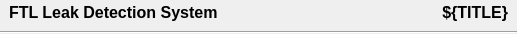
<?xml version="1.0" encoding="UTF-8"?>
<ui version="4.0">
 <class>Form</class>
 <widget class="QWidget" name="Form">
  <property name="geometry">
   <rect>
    <x>0</x>
    <y>0</y>
    <width>517</width>
    <height>34</height>
   </rect>
  </property>
  <property name="sizePolicy">
   <sizepolicy hsizetype="Expanding" vsizetype="Fixed">
    <horstretch>0</horstretch>
    <verstretch>0</verstretch>
   </sizepolicy>
  </property>
  <property name="maximumSize">
   <size>
    <width>16777215</width>
    <height>16777215</height>
   </size>
  </property>
  <property name="windowTitle">
   <string>Form</string>
  </property>
  <layout class="QVBoxLayout" name="verticalLayout">
   <property name="leftMargin">
    <number>0</number>
   </property>
   <property name="topMargin">
    <number>0</number>
   </property>
   <property name="rightMargin">
    <number>0</number>
   </property>
   <property name="bottomMargin">
    <number>0</number>
   </property>
   <item>
    <layout class="QHBoxLayout" name="horizontalLayout">
     <property name="leftMargin">
      <number>9</number>
     </property>
     <property name="rightMargin">
      <number>9</number>
     </property>
     <item>
      <widget class="PyDMLabel" name="Title">
       <property name="sizePolicy">
        <sizepolicy hsizetype="Fixed" vsizetype="Preferred">
         <horstretch>0</horstretch>
         <verstretch>0</verstretch>
        </sizepolicy>
       </property>
       <property name="font">
        <font>
         <pointsize>12</pointsize>
         <weight>75</weight>
         <bold>true</bold>
        </font>
       </property>
       <property name="toolTip">
        <string/>
       </property>
       <property name="text">
        <string>FTL Leak Detection System</string>
       </property>
       <property name="displayFormat" stdset="0">
        <enum>PyDMLabel::Default</enum>
       </property>
      </widget>
     </item>
     <item>
      <spacer name="horizontalSpacer">
       <property name="orientation">
        <enum>Qt::Horizontal</enum>
       </property>
       <property name="sizeHint" stdset="0">
        <size>
         <width>40</width>
         <height>20</height>
        </size>
       </property>
      </spacer>
     </item>
     <item>
      <widget class="PyDMLabel" name="Subtitle">
       <property name="sizePolicy">
        <sizepolicy hsizetype="Fixed" vsizetype="Preferred">
         <horstretch>0</horstretch>
         <verstretch>0</verstretch>
        </sizepolicy>
       </property>
       <property name="font">
        <font>
         <pointsize>12</pointsize>
         <weight>75</weight>
         <bold>true</bold>
        </font>
       </property>
       <property name="toolTip">
        <string/>
       </property>
       <property name="text">
        <string>${TITLE}</string>
       </property>
       <property name="alignment">
        <set>Qt::AlignRight|Qt::AlignTrailing|Qt::AlignVCenter</set>
       </property>
       <property name="displayFormat" stdset="0">
        <enum>PyDMLabel::Default</enum>
       </property>
      </widget>
     </item>
    </layout>
   </item>
   <item>
    <widget class="Line" name="line">
     <property name="orientation">
      <enum>Qt::Horizontal</enum>
     </property>
    </widget>
   </item>
  </layout>
 </widget>
 <customwidgets>
  <customwidget>
   <class>PyDMLabel</class>
   <extends>QLabel</extends>
   <header>pydm.widgets.label</header>
  </customwidget>
 </customwidgets>
 <resources/>
 <connections/>
</ui>
